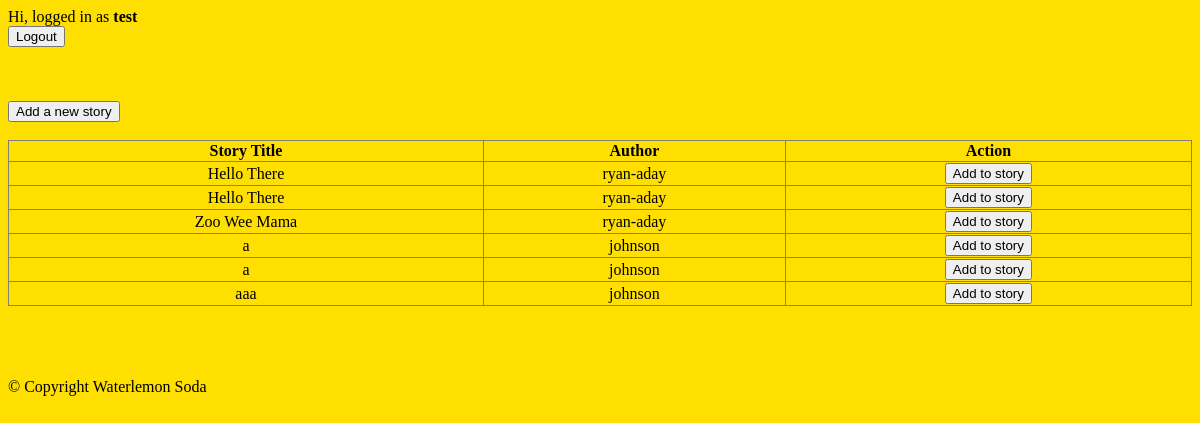
Page /home (signed in) on the committed database.
### tables this page shows
CREATE TABLE stories (id INTEGER, story_name TEXT);

CREATE TABLE s4 (entry INTEGER, content TEXT, users TEXT);

CREATE TABLE s5 (entry INTEGER, content TEXT, users TEXT);

CREATE TABLE s3 (entry INTEGER, content TEXT, users TEXT);

CREATE TABLE s0 (entry INTEGER, content TEXT, users TEXT);

CREATE TABLE s1 (entry INTEGER, content TEXT, users TEXT);

CREATE TABLE s2 (entry INTEGER, content TEXT, users TEXT);

### app.py (the view)
@app.route("/home", methods = ["GET"])
def home():
    return render_template("home.html", user=session["logged_in"], stories = story.get_stories(session["logged_in"]))

### util/story.py (called while the page is built)
def get_stories(username):
    db = sqlite3.connect(DB_FILE)
    c = db.cursor()
    retList = list()
    storyList = c.execute("SELECT id, story_name FROM stories").fetchall()
    for story in storyList:
        listIdStories = list(story)
        userList = c.execute("SELECT users FROM s" + str(listIdStories[0])).fetchall()
        listIdStories.append(False)
        listIdStories.append(userList[0][0])
        for users in userList:
            if users[0] == username:
                listIdStories[2] = True
                break
        retList.append(listIdStories)
    db.close()
    retList.sort(key=lambda x: x[1]) #sort alphabetically
    return retList

### templates/home.html (shortened to what this page needs)
{% extends "shell.html" %}
{% block content %}
    Hi, logged in as <b>{{user}}</b>
    <form action="/logout" method="POST">
        <input type="submit" value="Logout">
    </form>
    <br>
    {% set msgs = get_flashed_messages() %}
    <br>
    <br>
    <form action="/add" method="POST">
        <input type="submit" value="Add a new story">
    </form>
    <br>
    <table border = "1">
        <tr>
            <th> Story Title </th>
            <th> Author </th>
            <th> Action </th>
        </tr>
        {% for story in stories %}
            <tr>
                <td>{{story[1]}}</td>
                <td>{{story[3]}}</td>
                <td>
                {% if story[2] %}
                <form action="/view" method="POST">
                    <button type="submit" name="sid" value={{story[0]}}>View Story</button>
                </form>
                {% else %}
                <form action="/edit" method="POST">
                    <button type="submit" name="sid" value={{story[0]}}>Add to story</button>
                </form>
                </td>
                {% endif %}
            </tr>
        {% endfor %}
    </table>
    <br>
{% endblock %}

### templates/shell.html (shortened to what this page needs)
<!DOCTYPE html>
<html>
<head>
    <link rel="stylesheet" type="text/css" href="/static/edits.css">
</head>
<body>
    {% block content %}{% endblock %}
    {% block footer %}
    <br>
    <br>
    <br>
	  &copy; Copyright Waterlemon Soda
	  {% endblock %}
</body>
</html>

### static/edits.css (style rules this page uses)
body { background-color: #FFDF00; background-image: }
table { border-collapse: collapse; width: 100%; }
td, tr { text-align:center; }

### rows in the picture
stories: story_name "Hello There"
s4: users "ryan-aday"
stories: story_name "Hello There"
s5: users "ryan-aday"
stories: story_name "Zoo Wee Mama"
s3: users "ryan-aday"
s0: content "a", users "johnson", {{ story[0] }} 0 (drawn)
s1: content "a", users "johnson", {{ story[0] }} 1 (drawn)
stories: story_name "aaa"
s2: users "johnson"

### other values in the picture
{{ user }} "test"
